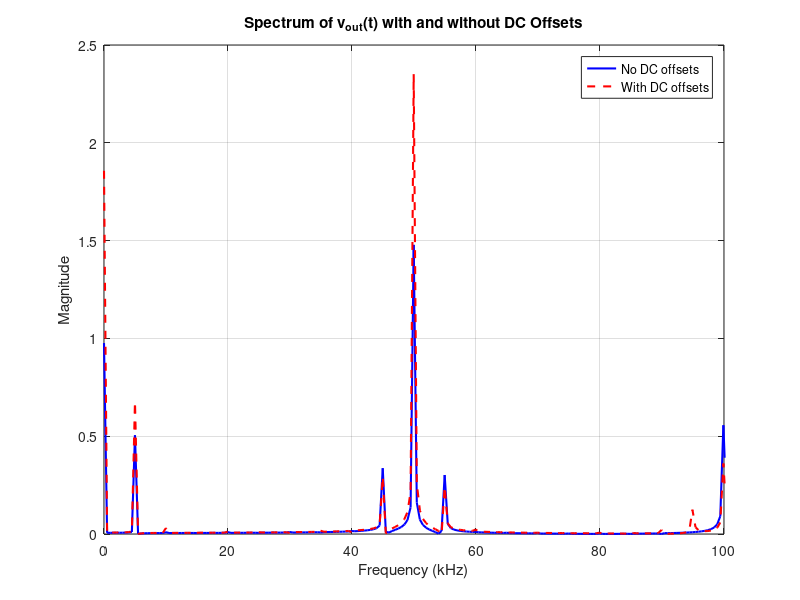

The MATLAB script that drew this image:
% Parameters
fs = 500e3;              % Sampling frequency (Hz)
t = 0:1/fs:2e-3;         % Time vector (2 ms)
V0 = 1;                  % Amplitude of v0 (V)
Vc = 3;                  % Amplitude of vc (V)
f0 = 5e3;                % Frequency of v0 (Hz)
fc = 50e3;               % Frequency of vc (Hz)

% Input signals WITHOUT DC offsets
v0_noDC = V0 * cos(2*pi*f0*t);
vc_noDC = Vc * cos(2*pi*fc*t);
v1_noDC = v0_noDC + vc_noDC;
vout_noDC = max(v1_noDC, 0);

% Input signals WITH DC offsets
dc0 = 1;                 % DC offset for v0 (V)
dcc = 0.5;               % DC offset for vc (V)
v0_DC = V0 * cos(2*pi*f0*t) + dc0;
vc_DC = Vc * cos(2*pi*fc*t) + dcc;
v1_DC = v0_DC + vc_DC;
vout_DC = max(v1_DC, 0);

% FFT
N = length(t);
f = fs*(0:(N/2))/N;

Y_noDC = fft(vout_noDC);
P_noDC = abs(Y_noDC/N);
P1_noDC = P_noDC(1:N/2+1);
P1_noDC(2:end-1) = 2*P1_noDC(2:end-1);

Y_DC = fft(vout_DC);
P_DC = abs(Y_DC/N);
P1_DC = P_DC(1:N/2+1);
P1_DC(2:end-1) = 2*P1_DC(2:end-1);

% Plot spectra
figure;
plot(f/1e3, P1_noDC, 'b', 'LineWidth', 1.5); hold on;
plot(f/1e3, P1_DC, 'r--', 'LineWidth', 1.5);
title('Spectrum of v_{out}(t) with and without DC Offsets');
xlabel('Frequency (kHz)');
ylabel('Magnitude');
legend('No DC offsets', 'With DC offsets');
xlim([0 100]);
grid on;
